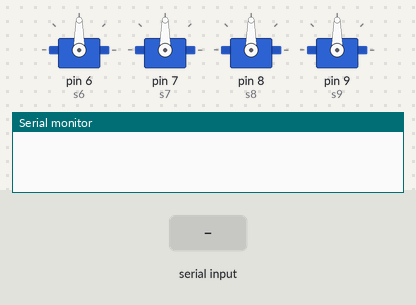
Simulated run of this sketch. Board: Arduino Uno, built with avr-gcc and run on an emulated ATmega328P. Parts: 4 × servo, the last lines printed to the serial monitor. Inputs (shaded band) come from the test bench.

Above: at 1.2 s.
1.3 s: "," received over Serial
At 3.2 s:
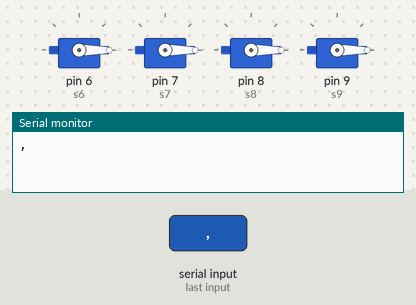
3.8 s: "90,45\n" received over Serial
At 5.3 s:
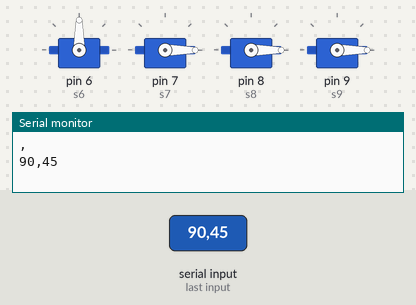
6.3 s: "30,150\n" received over Serial
At 8.4 s:
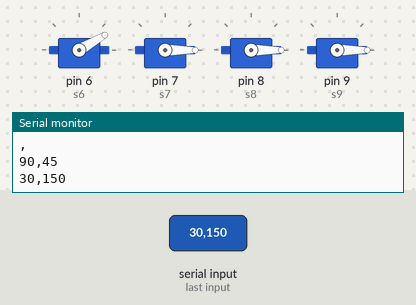
Timing chart, 0 to 9.9 s (numbered marks = the images above; inputs shaded):
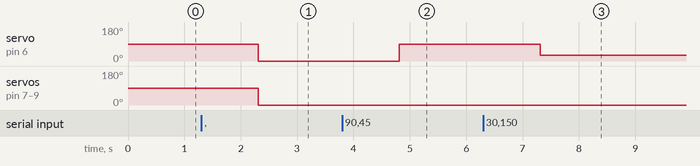

Measured:
- after the input at 1.3 s, servo on pin 6 (s6), servo on pin 7 (s7), servo on pin 8 (s8), servo on pin 9 (s9): 90° → 0° after 1.0 s
- after the input at 3.8 s, servo on pin 6 (s6): 0° → 90° after 1.0 s
- after the input at 6.3 s, servo on pin 6 (s6): 90° → 30° after 1.0 s

The sketch:

finalProjectCode.ino
```cpp
#include <Servo.h>
Servo s1;
Servo s2;
Servo s3;
Servo s4;
Servo s5;
Servo s6;
Servo s7;
Servo s8;
Servo s9;


String serialInput;
char* hightValues;

int __GridSize__ = 9;
int hightMap [4];

void setup() {
  Serial.begin(9600);

  s6.attach(6);
  s7.attach(7);
  s8.attach(8);
  s9.attach(9);
}

void loop() {
  if (Serial.available() > 0) {

    serialInput = Serial.readString();
    delay(5);
    Serial.println(serialInput);

    int end;
    int index = 0;
    String str = serialInput;
    while ((end = str.indexOf(",")) != -1) {
      String num = str.substring(0, end);
      str = str.substring(end + 1, str.length());
      hightMap[index] = num.toInt();
      index++;
    }

    s6.write(hightMap[0]);
    s7.write(hightMap[1]);
    s8.write(hightMap[2]);
    s9.write(hightMap[3]);


  }
}
```
